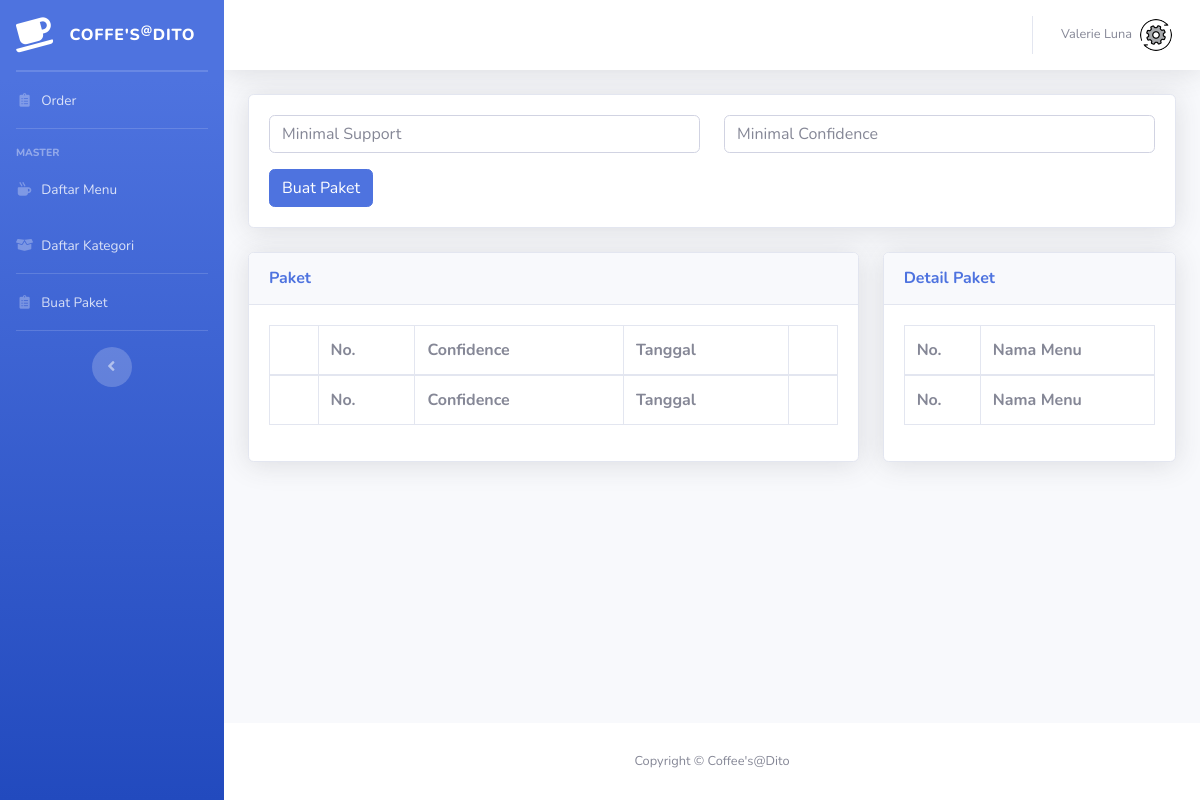
Page /index.php/apriori on the earlier database version.
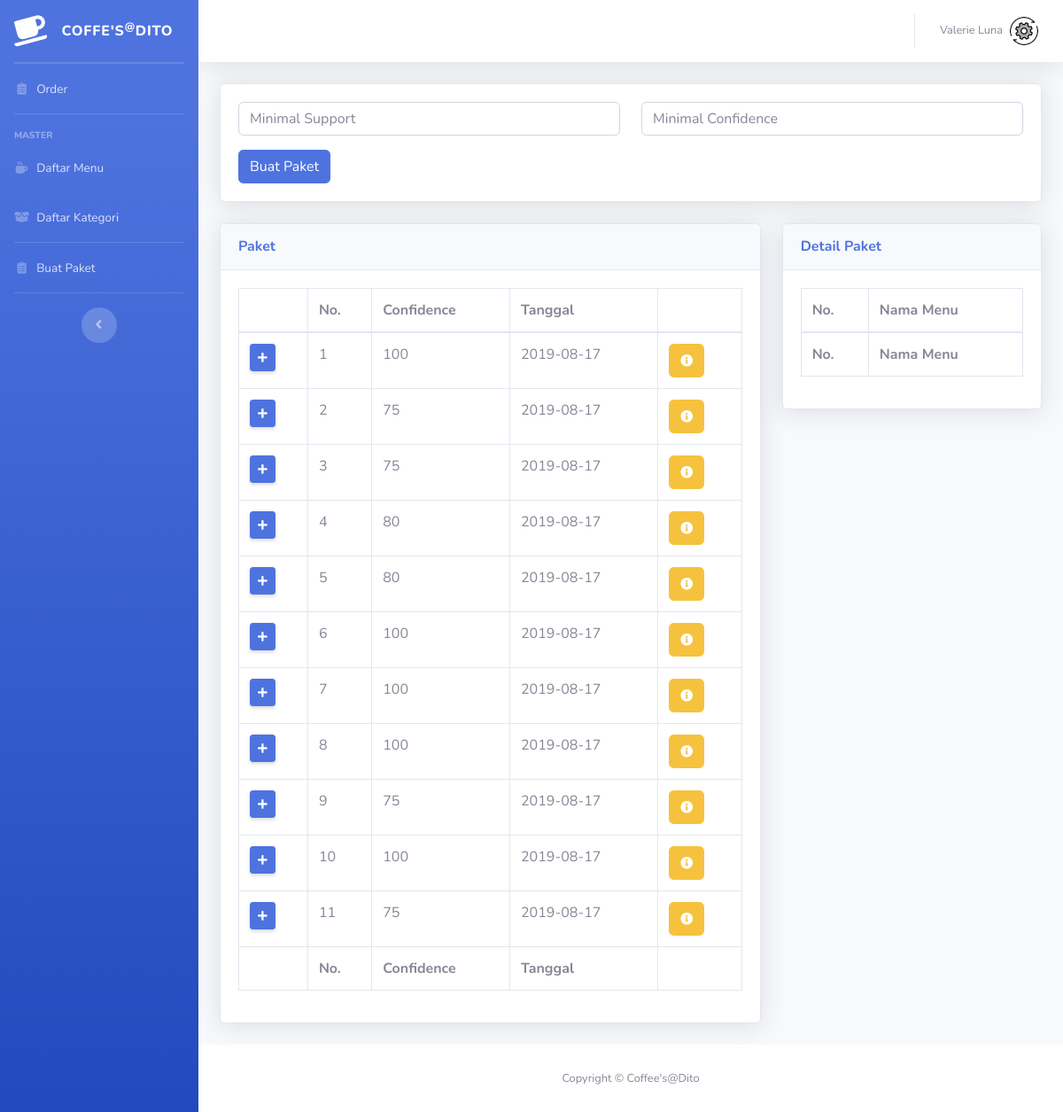
Same page on the later database version.
### tables this page shows
CREATE TABLE `temp_assoc` (
  `id_assoc` int(11) NOT NULL,
  `confidence` int(11) NOT NULL,
  `tgl_assoc` date NOT NULL
);

### application/controllers/Apriori.php (called while the page is built, shortened)
<?php
class Apriori extends CI_Controller {
	public function index()
	{
		$data['page'] = 'Buat Paket';
		$data['assoc'] = $this->model->get_assoc()->result();
		$data['kategori'] = $this->model->getAll('menu_grup')->result();
		$data['detail'] = $this->model->get_detail_assoc('1')->result();
		$data['content'] = 'pages/Buat_paket';
		$this->load->view('template/main', $data);
	}
}

### index.php (called while the page is built, shortened)
<?php
require_once BASEPATH.'core/CodeIgniter.php';

### application/models/model.php (called while the page is built, shortened)
<?php
class Model extends CI_Model {
	public function get_assoc()
	{
		$this->db->select('*');
		$this->db->from('temp_assoc');
		return $this->db->get();
	}
	public function get_detail_assoc($id) {
		$this->db->select('a.nama_menu');
		$this->db->from('menu a');
		$this->db->join('temp_assoc_detail b', 'b.id_menu = a.id_menu', 'left');
		$this->db->where('b.id_assoc', $id);
		return $this->db->get();
	}
}

### application/views/pages/Buat_paket.php (the view, shortened to what this page needs)
<div class="row">
    <div class="col-xl-12 col-lg-7">
      <div class="card shadow mb-4">
        <div class="card-body">
            <form action="<?php echo base_url('index.php/apriori/start') ?>" method="post">
              <div class="form-group row">
                <div class="col-sm-6 mb-3 mb-sm-0">
                  <input type="text" name="min_sup" class="form-control" placeholder="Minimal Support" required>
                </div>
                <div class="col-sm-6">
                  <input type="text" name="min_conf" class="form-control" placeholder="Minimal Confidence" required>
                </div>
              </div>
              <div class="">
                <button class="btn btn-primary" type="submit">Buat Paket</button>
              </div>
            </form>
        </div>
      </div>
    </div>
  </div>
  <div class="row">
    <div class="col-xl-8 col-lg-7">
      <div class="card shadow mb-4">
        <div class="card-header py-3">
          <h6 class="m-0 font-weight-bold text-primary">Paket</h6>
        </div>
        <div class="card-body">
          <div class="table-responsive">
            <table class="table table-bordered" id="dataTable" width="100%" cellspacing="0">
              <thead>
                <tr>
                    <tr>
                      <th></th>
                      <th>No.</th>
                      <th>Confidence</th>
                      <th>Tanggal</th>
                      <th></th>
                    </tr>
                </tr>
              </thead>
              <tfoot>
                    <tr>
                      <th></th>
                      <th>No.</th>
                      <th>Confidence</th>
                      <th>Tanggal</th>
                      <th></th>
                    </tr>
                </tfoot>
                <tbody>
                    <?php
                        $no = 1;
                        foreach ($assoc as $data) {
                    ?>
                    <tr>
                        <td>
                            <div class="btn-group" role="group" aria-label="Basic example">
                                <a href="#" class="d-none d-sm-inline-block btn btn-sm btn-primary shadow-sm open-AddBookDialog" data-toggle="modal" data-target="#inputPaket" data-id="<?php echo $data->id_assoc ?>">
                                    <i class="fas fa-plus fa-sm"></i>
                                </a>
                            </div>
                        </td>
                        <td><?php echo $no++ ?></td>
                        <td><?php echo $data->confidence ?></td>
                        <td><?php echo $data->tgl_assoc ?></td>
                        <td>
                            <div class="btn-group" role="group" aria-label="Basic example">
                                <a href="<?php echo base_url('index.php/apriori/detail_assoc/'.$data->id_assoc) ?>" class="btn btn-warning">
                                    <i class="fas fa-info-circle fa-sm"></i>
                                </a>
                            </div>
                        </td>
                    </tr>
                    <?php
                        }
                    ?>
                </tbody>
            </table>
          </div>
        </div>
      </div>
    </div>
    <div class="col-xl-4 col-lg-7">
      <div class="card shadow mb-4">
        <div class="card-header py-3">
          <h6 class="m-0 font-weight-bold text-primary">Detail Paket</h6>
        </div>
        <div class="card-body">
          <div class="table-responsive">
            <table class="table table-bordered" id="dataTable" width="100%" cellspacing="0">
              <thead>
                <tr>
                    <tr>
                      <th>No.</th>
                      <th>Nama Menu</th>
                    </tr>
                </tr>
              </thead>
              <tfoot>
                    <tr>
                      <th>No.</th>
                      <th>Nama Menu</th>
                    </tr>
                </tfoot>
            </table>
          </div>
        </div>
      </div>
    </div>
</div>

Differences in the rows shown:
added temp_assoc: confidence "100", tgl_assoc "2019-08-17"
added temp_assoc: confidence "75", tgl_assoc "2019-08-17"
added temp_assoc: confidence "75", tgl_assoc "2019-08-17"
added temp_assoc: confidence "80", tgl_assoc "2019-08-17"
added temp_assoc: confidence "80", tgl_assoc "2019-08-17"
added temp_assoc: confidence "100", tgl_assoc "2019-08-17"
added temp_assoc: confidence "100", tgl_assoc "2019-08-17"
added temp_assoc: confidence "100", tgl_assoc "2019-08-17"
added temp_assoc: confidence "75", tgl_assoc "2019-08-17"
added temp_assoc: confidence "100", tgl_assoc "2019-08-17"
added temp_assoc: confidence "75", tgl_assoc "2019-08-17"
